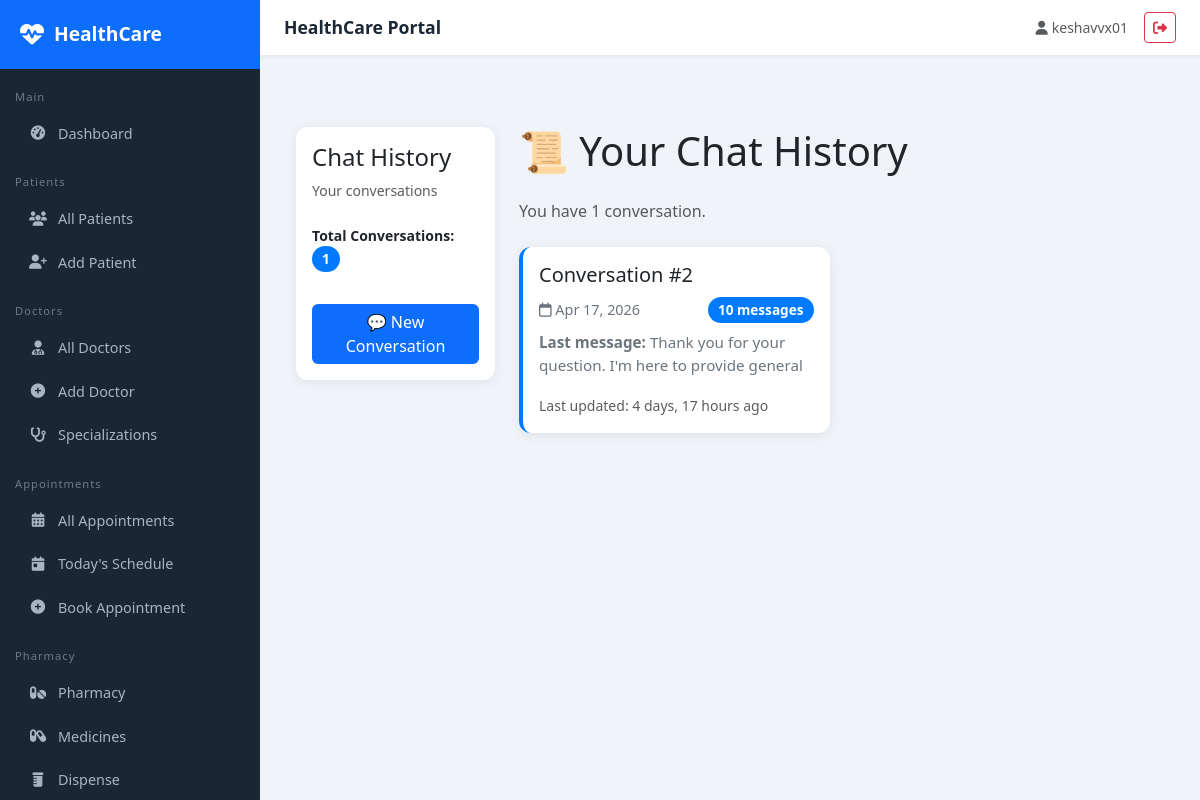
/chatbot/history/ (signed in), run on the app's committed database.
### chatbot/models.py (models this page shows, shortened)
class ChatbotConversation(models.Model):
    user = models.ForeignKey(User, on_delete=models.CASCADE, null=True, blank=True)
    session_id = models.CharField(max_length=100, unique=True, db_index=True)
    created_at = models.DateTimeField(auto_now_add=True)
    updated_at = models.DateTimeField(auto_now=True)
    is_active = models.BooleanField(default=True)
    def get_last_message(self):
        return self.messages.last()
    class Meta:
        ordering = ['-created_at']

class ChatMessage(models.Model):
    MESSAGE_TYPES = [
        ('user', 'User Message'),
        ('assistant', 'Assistant Response'),
        ('system', 'System Message'),
    ]
    conversation = models.ForeignKey(ChatbotConversation, on_delete=models.CASCADE, related_name='messages')
    message_type = models.CharField(max_length=20, choices=MESSAGE_TYPES, default='user')
    content = models.TextField()
    timestamp = models.DateTimeField(auto_now_add=True)
    symptom_mentioned = models.CharField(max_length=200, blank=True, null=True)
    urgency_level = models.CharField(
        max_length=20,
        choices=[
            ('low', 'Low'),
            ('medium', 'Medium'),
            ('high', 'High'),
            ('emergency', 'Emergency'),
        ],
        default='low',
        null=True,
        blank=True
    )
    class Meta:
        ordering = ['timestamp']

### chatbot/views.py (the view)
# urls.py: path('history/', views.chat_history, name='chat_history'),
def chat_history(request):
    if not request.user.is_authenticated:
        return redirect('login')
    conversations = ChatbotConversation.objects.filter(
        user=request.user
    ).prefetch_related('messages')
    context = {
        'conversations': conversations,
    }
    return render(request, 'chatbot/chat_history.html', context)

### templates/chatbot/chat_history.html (shortened to what this page needs)
{% extends 'base/base.html' %}
{% load static %}
{% block content %}
<div class="container my-5">
    <div class="row">
        <div class="col-md-3 mb-4">
            <div class="card sticky-top">
                <div class="card-body">
                    <h4 class="card-title">Chat History</h4>
                    <p class="text-muted small">Your conversations</p>
                    <div class="mt-4">
                        <p class="small">
                            <strong>Total Conversations:</strong>
                            <span class="conversation-count">{{ conversations.count }}</span>
                        </p>
                    </div>
                    <a href="{% url 'chatbot:chatbot_home' %}" class="btn btn-primary btn-block mt-3">
                        💬 New Conversation
                    </a>
                </div>
            </div>
        </div>
        <div class="col-md-9">
            <h1 class="mb-4">📜 Your Chat History</h1>
            {% if conversations %}
                <p class="text-muted mb-4">You have {{ conversations.count }} conversation{{ conversations.count|pluralize }}.</p>
                <div class="row">
                    {% for conversation in conversations %}
                    <div class="col-md-6 mb-4">
                        <a href="{% url 'chatbot:conversation_detail' conversation.id %}" style="text-decoration: none; color: inherit;">
                            <div class="card conversation-card">
                                <div class="card-body">
                                    <h5 class="card-title">
                                        Conversation #{{ conversation.id }}
                                    </h5>
                                    <div class="conversation-meta">
                                        <span>
                                            <i class="far fa-calendar"></i>
                                            {{ conversation.created_at|date:"M d, Y" }}
                                        </span>
                                        <span class="conversation-count">
                                            {{ conversation.messages.count }} messages
                                        </span>
                                    </div>
                                    {% if conversation.get_last_message %}
                                        <div class="message-preview">
                                            <strong>Last message:</strong>
                                            {{ conversation.get_last_message.content|truncatewords:15 }}
                                        </div>
                                    {% endif %}
                                    <div class="mt-3">
                                        <small class="text-muted">
                                            Last updated: {{ conversation.updated_at|timesince }} ago
                                        </small>
                                    </div>
                                </div>
                            </div>
                        </a>
                    </div>
                    {% endfor %}
                </div>
            {% endif %}
        </div>
    </div>
</div>
{% endblock %}

### templates/base/base.html (shortened to what this page needs)
<!DOCTYPE html>
<html lang="en">
<head>
 <link href="https://cdn.jsdelivr.net/npm/bootstrap@5.3.0/dist/css/bootstrap.min.css"
rel="stylesheet">
 <link href="https://cdnjs.cloudflare.com/ajax/libs/font-awesome/6.4.0/css/all.min.css"
rel="stylesheet">
</head>
<body>
{% if user.is_authenticated %}
<div class="sidebar">
 <div class="sidebar-brand">
 <i class="fas fa-heartbeat"></i>
 <span>HealthCare</span>
 </div>
 <nav class="mt-2">
 <div class="nav-section">Main</div>
 <a href="{% url 'dashboard' %}" class="nav-link {% if
request.resolver_match.url_name == 'dashboard' %}active{% endif %}">
 <i class="fas fa-tachometer-alt"></i> Dashboard
 </a>
 <div class="nav-section">Patients</div>
 <a href="{% url 'patient_list' %}"
class="nav-link {% if request.resolver_match.url_name and 'patient' in request.resolver_match.url_name %}active{% endif %}">
 <i class="fas fa-users"></i> All Patients
 </a>
 <a href="{% url 'patient_create' %}" class="nav-link">
 <i class="fas fa-user-plus"></i> Add Patient
 </a>
 <div class="nav-section">Doctors</div>
<a href="{% url 'doctor_list' %}"
class="nav-link {% if request.resolver_match.url_name and 'doctor' in request.resolver_match.url_name %}active{% endif %}">
 <i class="fas fa-user-md"></i> All Doctors
 </a>
 <a href="{% url 'doctor_create' %}" class="nav-link">
 <i class="fas fa-plus-circle"></i> Add Doctor
 </a>
 <a href="{% url 'specialization_list' %}" class="nav-link">
 <i class="fas fa-stethoscope"></i> Specializations
 </a>
 <div class="nav-section">Appointments</div>
 <a href="{% url 'appointment_list' %}" class="nav-link {% if request.resolver_match.url_name and 'appointment' in request.resolver_match.url_name %}active{% endif %}">
 <i class="fas fa-calendar-alt"></i> All Appointments
 </a>
 <a href="{% url 'today_appointments' %}" class="nav-link">
 <i class="fas fa-calendar-day"></i> Today's Schedule
 </a>
 <a href="{% url 'appointment_create' %}" class="nav-link">
 <i class="fas fa-plus-circle"></i> Book Appointment
 </a>
 <div class="nav-section">Pharmacy</div>
 <a href="{% url 'pharmacy_dashboard' %}" class="nav-link">
 <i class="fas fa-pills"></i> Pharmacy
 </a>
 <a href="{% url 'medicine_list' %}" class="nav-link">
 <i class="fas fa-capsules"></i> Medicines
 </a>
 <a href="{% url 'dispense_medicine' %}" class="nav-link">
 <i class="fas fa-prescription-bottle"></i> Dispense
 </a>
 </nav>
</div>
<div class="main-content">
 <div class="topbar">
 <span class="topbar-title">{% block page_title %}HealthCare Portal{% endblock %}</span>
 <div class="d-flex align-items-center gap-3">
 <span class="text-muted small"><i class="fas fa-user me-1"></i>{{ user.get_full_name|default:user.username }}</span>
 <a href="{% url 'logout' %}" class="btn btn-sm btn-outline-danger"><i class="fas fa-sign-out-alt"></i></a>
 </div>
 </div>
 <div class="page-content">
{% block content %}{% endblock %}
</body>
</html>

### templates/base/base.html (style rules this page uses)
:root { --primary: #0d6efd; --sidebar-bg: #1a2634; --sidebar-width: 260px; }
body { background: #f0f4f8; font-family: 'Segoe UI', sans-serif; }
.sidebar { position: fixed; top: 0; left: 0; height: 100vh; width: var(--sidebar-width); background: var(--sidebar-bg); z-index: 1000; overflow-y: auto; transition: all 0.3s; }
.sidebar-brand { padding: 20px; background: #0d6efd; color: white; font-size: 1.2rem; font-weight: 700; display: flex; align-items: center; gap: 10px; }
.sidebar-brand i { font-size: 1.5rem; }
.nav-section { padding: 10px 15px 5px; font-size: 0.7rem; color: #6c7a8a; texttransform: uppercase; letter-spacing: 1px; margin-top: 10px; }
.sidebar .nav-link { color: #a8b5c0; padding: 10px 20px; border-radius: 8px; margin: 2px 8px; display: flex; align-items: center; gap: 10px; font-size: 0.9rem; transition: all 0.2s; }
.sidebar .nav-link i { width: 20px; text-align: center; }
.main-content { margin-left: var(--sidebar-width); min-height: 100vh; }
.topbar { background: #fff; padding: 12px 24px; box-shadow: 0 1px 4px rgba(0,0,0,0.08); display: flex; justify-content: space-between; align-items: center; position: sticky; top: 0; z-index: 999; }
.topbar-title { font-weight: 600; color: #1a2634; font-size: 1.1rem; }
.page-content { padding: 24px; }
.card { border: none; border-radius: 12px; box-shadow: 0 2px 12px rgba(0,0,0,0.07); }
.btn-primary { background: #0d6efd; border: none; }

### templates/chatbot/chat_history.html (style rules this page uses)
.conversation-card { border-left: 4px solid #007bff; transition: transform 0.2s, box-shadow 0.2s; cursor: pointer; }
.conversation-meta { display: flex; justify-content: space-between; align-items: center; margin-top: 10px; font-size: 0.9rem; color: #6c757d; }
.message-preview { color: #6c757d; font-size: 0.95rem; margin-top: 8px; max-height: 3em; overflow: hidden; text-overflow: ellipsis; }
.conversation-count { display: inline-block; background: #007bff; color: white; padding: 3px 10px; border-radius: 20px; font-size: 0.85rem; font-weight: bold; }

### data on the page
ChatbotConversation: id "2", created_at "Apr 17, 2026", messages.count "10", get_last_message.content "Thank you for your question. I'm here to provide general…", updated_at "4 days, 17 hours"

### other printed values
{{ user.get_full_name|default:user.username }} "keshavvx01"
{{ conversations.count }} "1"
